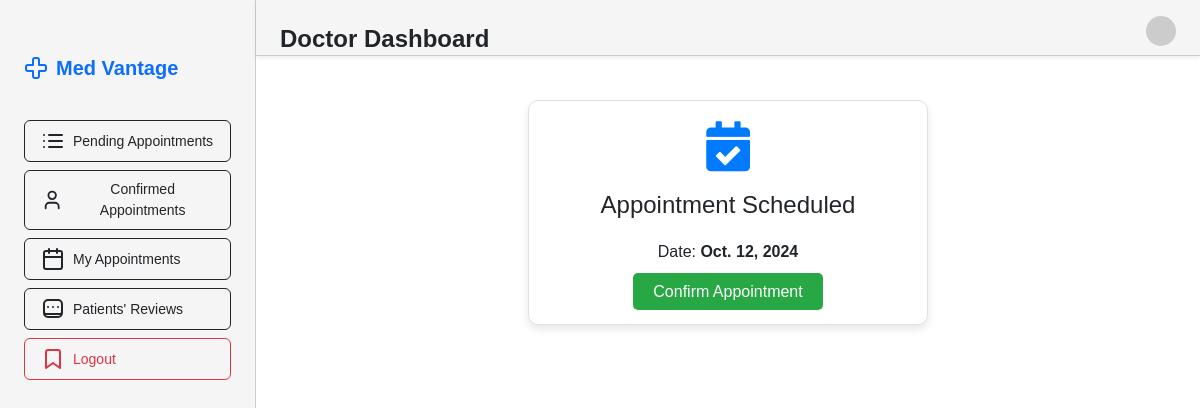
Before: /dashboard-doctor/ (signed in) with the older database file.
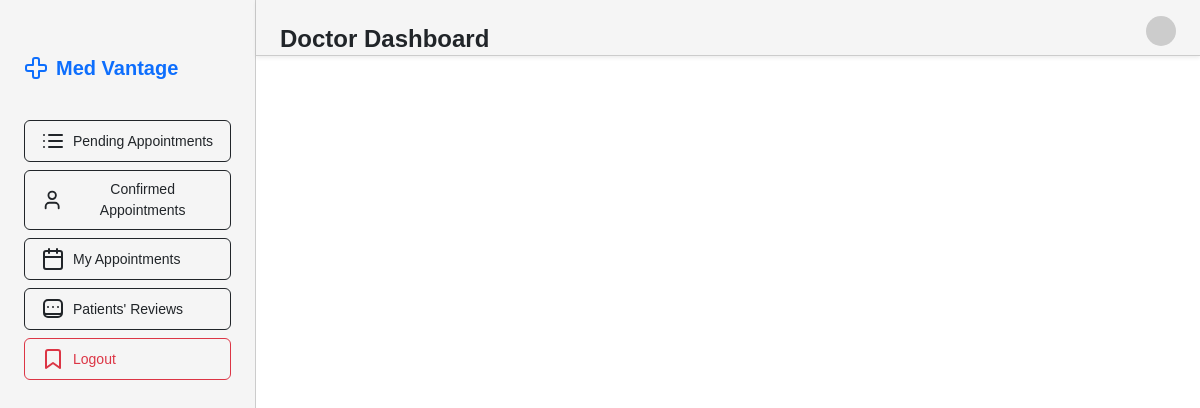
After: the same page with the newer database file.
### core/models.py (models this page shows, shortened)
class Appointment(models.Model):
    patient = models.ForeignKey(User, on_delete=models.CASCADE, related_name="appointment_patient")
    doctor = models.ForeignKey(User, on_delete=models.CASCADE, related_name="appointment_doctor")
    date = models.DateField(default=date.today)  # Default to the current date
    time_slot = models.TimeField(default=time(9, 0))
    meeting_link = models.CharField(max_length=50, default="no")
    document = models.FileField(upload_to='media/reports', null=True, blank=True)
    prescription = models.TextField(default="", null=True, blank=True)
    fee = models.IntegerField(default=1000)
    review = models.TextField(null=True, blank=True, default="")
    rating = models.TextField(null=True, blank=True, default="")

### core/views.py (the view)
# urls.py: path('dashboard-doctor/',views.doctor_home,name="doctor_home"),
@login_required
@doctor_required
def doctor_home(request):
    my_appointments=Appointment.objects.filter(doctor=request.user,meeting_link="no")
    context={
        "appointments" : my_appointments
    }
    return render(request, 'doctor_home.html' , context)

### core/templates/doctor_home.html (shortened to what this page needs)
{% extends "base_doc.html" %}
{% block content %}
<link rel="stylesheet" href="https://cdnjs.cloudflare.com/ajax/libs/font-awesome/5.15.4/css/all.min.css">
    <div class="container">
        {% for appointment in appointments %}
            {% if forloop.first %}<div class="row">{% endif %}
            <div class="col">
                <div class="container">
                    <div class="appointment-card">
                        <i class="appointment-icon fas fa-calendar-check"></i>
                        <h2 class="card-title">Appointment Scheduled</h2>
                        <p class="card-text">Date: <strong>{{appointment.date}}</strong></p>
                        <a href="./confirm/{{appointment.id}}" class="btn-confirm" style="text-decoration: none;">Confirm Appointment</a>
                    </div>
                </div>
            </div>
            {% if forloop.last %}</div>{% endif %}
        {% endfor %}
    </div>
{% endblock content %}

Changed rows visible on the page:
removed Appointment: date "Oct. 12, 2024"
